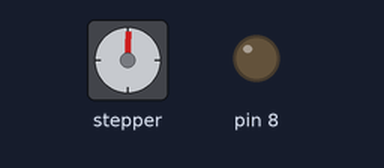
A sketch run on a simulated Arduino Uno, built with avr-gcc and run on an emulated ATmega328P. Parts: stepper motor, output pins drawn as LEDs (lit = HIGH). Stepper angles assume 200 steps per turn.

Above: at 0.32 s.
At 9.37 s:
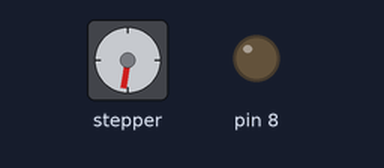
At 18.6 s:
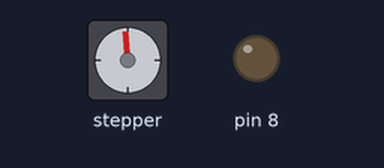
At 39.65 s:
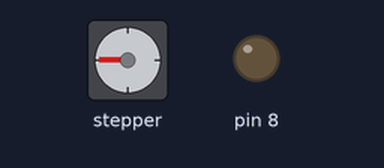
Timing chart, 0 to 40.0 s (numbered marks = the images above):
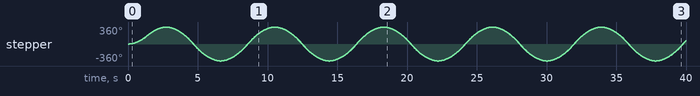

Measured:
- by itself, stepper: turns 360° clockwise in 2.6 s, then 720° counter-clockwise in 3.8 s, then 720° clockwise in 3.8 s, then 720° counter-clockwise in 3.8 s, and so on

The sketch:

Bounce.ino
```cpp
// (licence header left out)
#include <AccelStepper.h>

// Define a stepper and the pins it will use
AccelStepper stepper(AccelStepper::DRIVER, 2, 5); // Defaults to AccelStepper::FULL4WIRE (4 pins) on 2, 3, 4, 5

void setup()
{
  // Change these to suit your stepper if you want
  stepper.setMaxSpeed(3000);
  stepper.setSpeed(3000);
  stepper.setAcceleration(100);
  stepper.moveTo(200);

  pinMode(8, OUTPUT);
  digitalWrite(8,LOW);
}

void loop()
{
    // If at the end of travel go to the other end
    if (stepper.distanceToGo() == 0)
      stepper.moveTo(-stepper.currentPosition());

    stepper.run();
}
```
